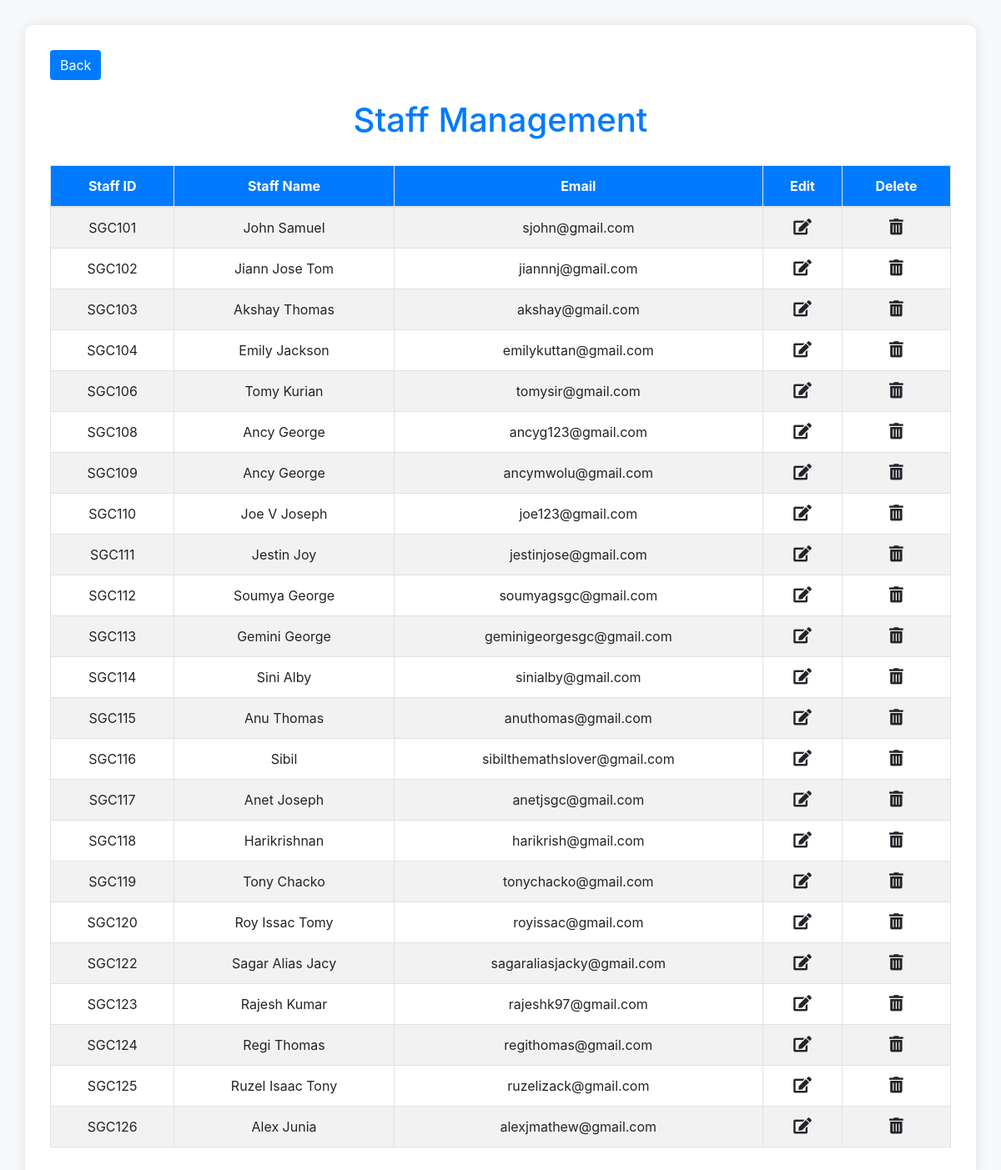
/view_staff.php, run on the app's committed database.
### tables this page shows
CREATE TABLE IF NOT EXISTS `staff_tab` (
  `staff_code` varchar(30) NOT NULL,
  `staff_name` varchar(30) NOT NULL,
  `status` int NOT NULL,
  `email` varchar(255) DEFAULT NULL,
  PRIMARY KEY (`staff_code`),
  UNIQUE KEY `email` (`email`)
);

### view_staff.php (the view, shortened to what this page needs)
<!DOCTYPE html>
<html lang="en">
<head>
    <link rel="stylesheet" href="https://stackpath.bootstrapcdn.com/bootstrap/4.5.2/css/bootstrap.min.css">
    <link rel="stylesheet" href="https://cdnjs.cloudflare.com/ajax/libs/font-awesome/5.15.4/css/all.min.css">
</head>
<body>
    <div class="container">
        <button class="btn btn-primary mb-4" onclick="back()">Back</button>
        <h1>Staff Management</h1>
        <?php
            include("connection.php");
            $query = "SELECT * FROM `staff_tab` WHERE status=1";
            $res = mysqli_query($conn, $query);
            if (mysqli_num_rows($res) > 0) {
                echo "<div class='table-responsive'>
                    <table class='table table-bordered table-striped'>
                        <thead>
                            <tr>
                                <th>Staff ID</th>
                                <th>Staff Name</th>
                                <th>Email</th>
                                <th>Edit</th>
                                <th>Delete</th>
                            </tr>
                        </thead>
                        <tbody>";
                while ($row = mysqli_fetch_array($res)) {
                    $s_id = addslashes($row['staff_code']);
                    echo "<tr>
                        <td>{$row['staff_code']}</td>
                        <td>{$row['staff_name']}</td>
                        <td>{$row['email']}</td>
                        <td>
                            <i class='fas fa-edit icon-btn' onclick=\"edit('{$row['staff_code']}', '{$row['staff_name']}', '{$row['email']}')\"></i>
                        </td>
                        <td>
                            <i class='fas fa-trash-alt icon-btn' onclick=\"del('{$s_id}')\"></i>
                        </td>
                    </tr>";
                }
                echo "</tbody></table></div>";
            } else {
                echo "<div class='alert alert-warning text-center'>No records found</div>";
            }
        ?>
    </div>
</body>
</html>

### view_staff.php (style rules this page uses)
body { background-color: #f8f9fa; }
.container { background: #ffffff; padding: 30px; border-radius: 10px; box-shadow: 0 0 15px rgba(0, 0, 0, 0.1); margin-top: 30px; }
h1 { text-align: center; margin-bottom: 30px; color: #007bff; }
.table thead th { background-color: #007bff; color: #ffffff; text-align: center; }
.table tbody td { text-align: center; }
.btn-primary { background-color: #007bff; border: none; }
.icon-btn { cursor: pointer; font-size: 1.2rem; }

### data on the page
staff_tab: staff_code "SGC101", staff_name "John Samuel", email "sjohn@gmail.com"
staff_tab: staff_code "SGC102", staff_name "Jiann Jose Tom", email "jiannnj@gmail.com"
staff_tab: staff_code "SGC103", staff_name "Akshay Thomas", email "akshay@gmail.com"
staff_tab: staff_code "SGC104", staff_name "Emily Jackson", email "emilykuttan@gmail.com"
staff_tab: staff_code "SGC106", staff_name "Tomy Kurian", email "tomysir@gmail.com"
staff_tab: staff_code "SGC108", staff_name "Ancy George", email "ancyg123@gmail.com"
staff_tab: staff_code "SGC109", staff_name "Ancy George", email "ancymwolu@gmail.com"
staff_tab: staff_code "SGC110", staff_name "Joe V Joseph", email "joe123@gmail.com"
staff_tab: staff_code "SGC111", staff_name "Jestin Joy", email "jestinjose@gmail.com"
staff_tab: staff_code "SGC112", staff_name "Soumya George", email "soumyagsgc@gmail.com"
staff_tab: staff_code "SGC113", staff_name "Gemini George", email "geminigeorgesgc@gmail.com"
staff_tab: staff_code "SGC114", staff_name "Sini Alby", email "sinialby@gmail.com"
staff_tab: staff_code "SGC115", staff_name "Anu Thomas", email "anuthomas@gmail.com"
staff_tab: staff_code "SGC116", staff_name "Sibil", email "sibilthemathslover@gmail.com"
staff_tab: staff_code "SGC117", staff_name "Anet Joseph", email "anetjsgc@gmail.com"
staff_tab: staff_code "SGC118", staff_name "Harikrishnan", email "harikrish@gmail.com"
staff_tab: staff_code "SGC119", staff_name "Tony Chacko", email "tonychacko@gmail.com"
staff_tab: staff_code "SGC120", staff_name "Roy Issac Tomy", email "royissac@gmail.com"
staff_tab: staff_code "SGC122", staff_name "Sagar Alias Jacy", email "sagaraliasjacky@gmail.com"
staff_tab: staff_code "SGC123", staff_name "Rajesh Kumar", email "rajeshk97@gmail.com"
staff_tab: staff_code "SGC124", staff_name "Regi Thomas", email "regithomas@gmail.com"
staff_tab: staff_code "SGC125", staff_name "Ruzel Isaac Tony", email "ruzelizack@gmail.com"
staff_tab: staff_code "SGC126", staff_name "Alex Junia", email "alexjmathew@gmail.com"
